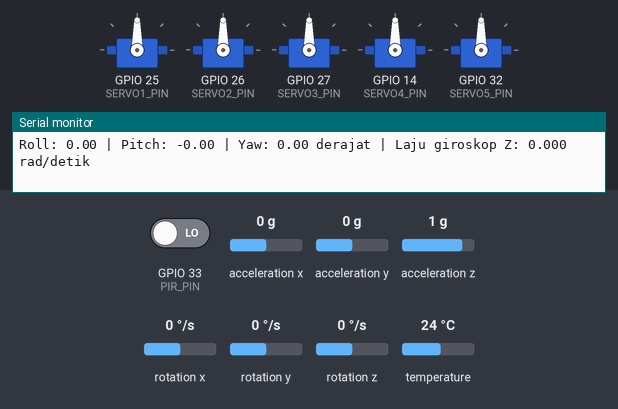
The sketch below on a simulated ESP32. Parts: 5 × servo, the last lines printed to the serial monitor. The inputs (shaded band) are chosen by the test bench; at power-on: rotation z 0 °/s, GPIO 33 (PIR_PIN) LOW, acceleration x 0 g, acceleration y 0 g, acceleration z 1 g, rotation x 0 °/s, rotation y 0 °/s, temperature 24 °C.

Above: at 2.6 s.
2.7 s: rotation z set to -192 °/s
At 3.7 s:
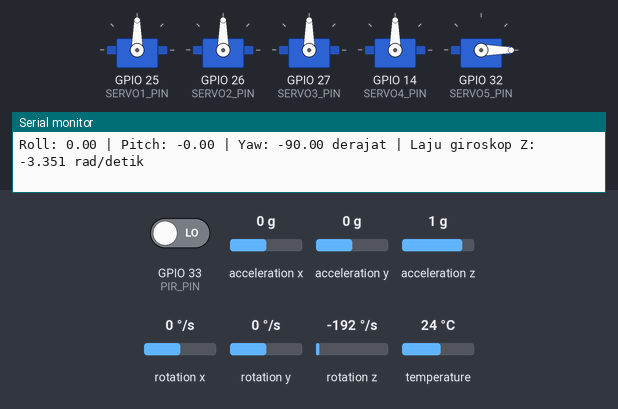
4.6 s: GPIO 33 (PIR_PIN) driven HIGH
At 5.1 s:
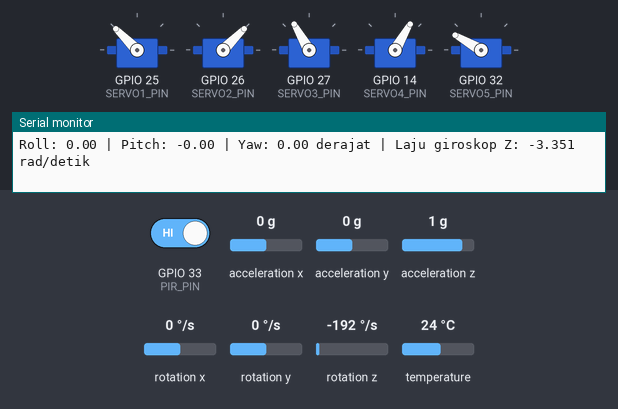
7.0 s: rotation z set to 100 °/s
At 9.7 s:
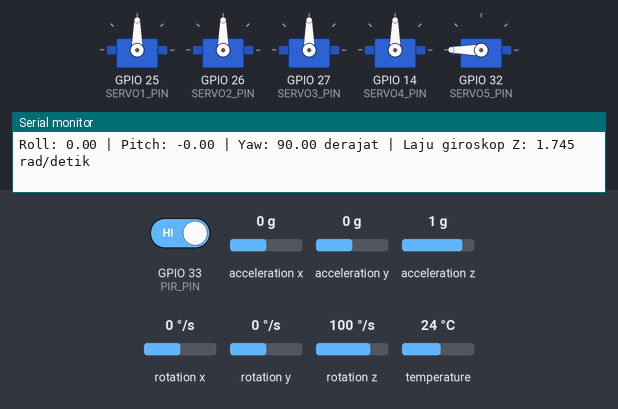
10.0 s: acceleration x set to -1.4 g
At 10.7 s:
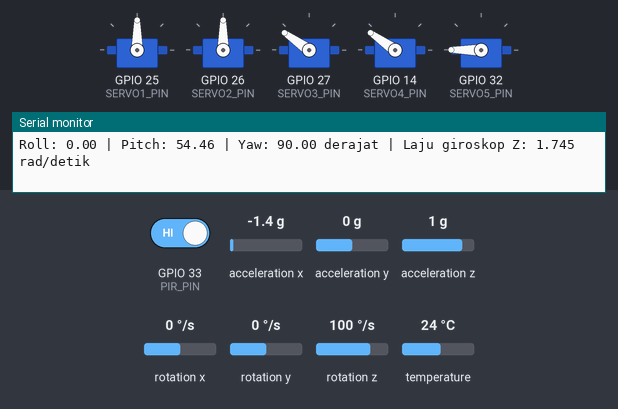
11.5 s: acceleration y set to -1.4 g
At 12.6 s:
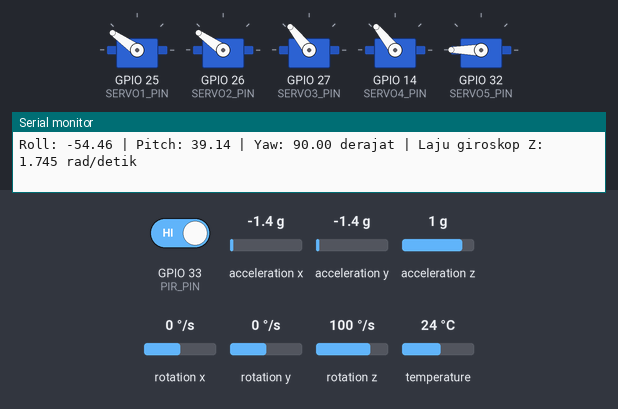
13.0 s: acceleration z set to -1.4 g
At 13.8 s:
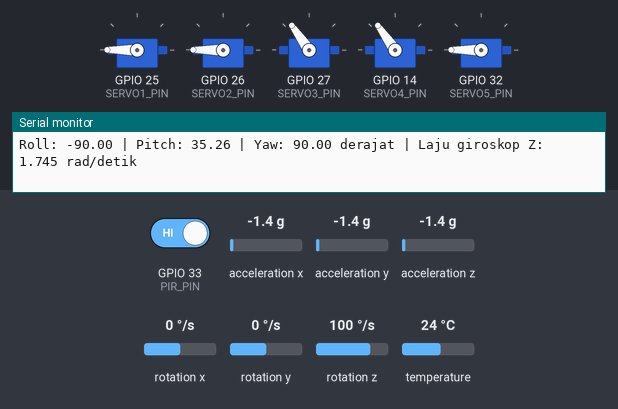
Timing chart, 0 to 15.5 s (numbered marks = the images above; inputs shaded):
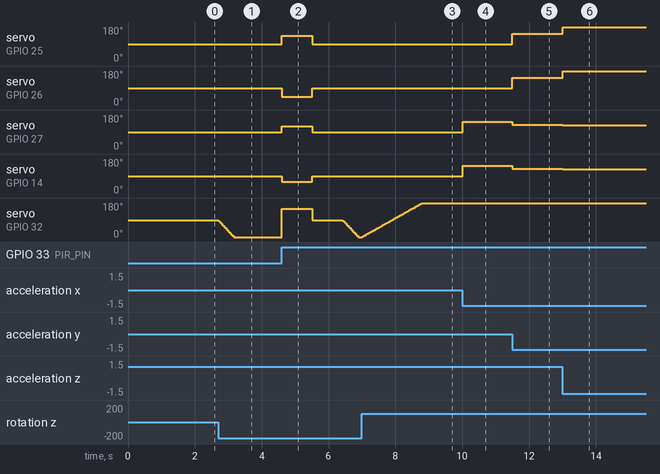

The sketch:

Muhammad-Edgar-Caesarryza-P_26583061PA24470_MagangGMRT_Day3.ino
```cpp
/*
  Muhammad Edgar Caesarryza
  NIM: 26/583061/PA/24470

  Studi Kasus Magang Hari 3 - Servo Pengikut Sumbu dan Deteksi Gerakan

  TUJUAN
  ESP32 membaca orientasi dari MPU6050, menggerakkan lima servo, dan
  menjalankan pose sementara ketika PIR mendeteksi gerakan. MPU6050 digunakan
  sebagai pengganti BNO055 untuk simulasi ini.

  KONEKSI
  MPU6050: SDA GPIO21, SCL GPIO22
  PIR:     OUT GPIO33
  Servo:   1 GPIO25, 2 GPIO26, 3 GPIO27, 4 GPIO14, 5 GPIO32

  ALUR KERJA
  1. Saat startup, sketch mengambil 200 sampel sensor untuk menghitung titik
     nol roll/pitch dan bias giroskop Z. Kalibrasi memerlukan sensor rata dan
     diam.
  2. Roll dan pitch dihitung dari akselerometer relatif terhadap titik nol.
     Servo 1-2 mengikuti kebalikan roll; Servo 3-4 mengikuti pitch.
  3. Yaw dihitung dengan mengintegrasikan laju giroskop Z ke sudut. Jika laju
     berada di bawah ambang gerak, sketch menunggu 1 detik lalu mengembalikan
     Servo 5 ke nol.
  4. Tepi naik PIR (LOW ke HIGH) memulai pose khusus selama 900 ms, kemudian
     semua servo ditahan di posisi nol selama 900 ms sebelum kendali sensor
     dilanjutkan.

  ASUMSI DAN BATASAN
  - Output PIR aktif HIGH dan menghasilkan level LOW kembali sebelum deteksi
    baru dapat dimulai.
  - Akselerometer terutama mengukur gravitasi; percepatan translasi dapat
    memengaruhi perkiraan roll/pitch.
  - MPU6050 tidak memiliki magnetometer. Yaw adalah estimasi relatif dan dapat
    mengalami drift; nilai nol bukan arah utara atau heading absolut.
  - Rentang pulsa servo diasumsikan 1000-2000 mikrodetik untuk sudut -90..+90.
    Servo atau mekanisme berbeda mungkin memerlukan kalibrasi pulsa mekanis.
  - Servo 1 dan 2 menerima perintah yang sama. Pasang keduanya bercermin jika
    mekanisme memerlukan arah gerak fisik yang berlawanan.
  - Pesan PWM Kasus Uji 1 dicetak sekali saat sudut berada dalam toleransi
    ±1.5 derajat.

  Untuk penjelasan pin, parameter, cara uji, dan detail keterbatasan, lihat
  README.md.
*/

#include <Wire.h>
#include <Adafruit_Sensor.h>
#include <Adafruit_MPU6050.h>
#include <ESP32Servo.h>
#include <math.h>

#define SERVO1_PIN 25
#define SERVO2_PIN 26
#define SERVO3_PIN 27
#define SERVO4_PIN 14
#define SERVO5_PIN 32
#define PIR_PIN 33

#define SDA_PIN 21
#define SCL_PIN 22

// Parameter utama pengendali. Sudut internal menggunakan derajat.
const float SERVO_ANGLE_LIMIT = 90.0f;
const float YAW_RATE_THRESHOLD_RAD_S = 0.04f;
const float RAD_TO_DEGREES = 57.2957795f;
const float TEST_ANGLE_TOLERANCE_DEG = 1.5f;
const unsigned long SENSOR_PERIOD_MS = 20;
const unsigned long DEBUG_PERIOD_MS = 250;
const unsigned long YAW_HOME_DELAY_MS = 1000;
const unsigned long PIR_CUSTOM_DURATION_MS = 900;
const unsigned long PIR_RETURN_DURATION_MS = 900;
const unsigned int CALIBRATION_SAMPLES = 200;
const unsigned long CALIBRATION_SAMPLE_DELAY_MS = 5;

Adafruit_MPU6050 mpu;
Servo servo1;
Servo servo2;
Servo servo3;
Servo servo4;
Servo servo5;

float rollOffset = 0.0f;
float pitchOffset = 0.0f;
float gyroZBias = 0.0f;
float currentRoll = 0.0f;
float currentPitch = 0.0f;
float currentYaw = 0.0f;
float yawRateZ = 0.0f;

unsigned long lastSensorTimeMs = 0;
unsigned long lastDebugTimeMs = 0;
unsigned long yawStopTimeMs = 0;
unsigned long pirSequenceStartMs = 0;

bool pirInputWasHigh = false;
bool caseTestPrinted = false;

// State yaw memisahkan kondisi bergerak, menunggu, dan kembali ke nol.
enum YawState
{
  YAW_IDLE,
  YAW_MOVING,
  YAW_WAITING_TO_HOME
};

enum PirState
{
  PIR_IDLE,
  PIR_CUSTOM_POSE,
  PIR_RETURN_HOME
};

YawState yawState = YAW_IDLE;
PirState pirState = PIR_IDLE;

// Membatasi perintah agar servo tidak menerima sudut di luar rentang program.
float clampAngle(float angle)
{
  return constrain(angle, -SERVO_ANGLE_LIMIT, SERVO_ANGLE_LIMIT);
}

int angleToPwmMicroseconds(float angle)
{
  // Pemetaan linear: -90 derajat = 1000 us, 0 = 1500 us, +90 = 2000 us.
  const float limitedAngle = clampAngle(angle);
  const float pulseWidth =
      1000.0f + ((limitedAngle + 90.0f) * (1000.0f / 180.0f));
  return constrain((int)lroundf(pulseWidth), 1000, 2000);
}

void setServoToAngle(Servo &servo, float angle)
{
  servo.writeMicroseconds(angleToPwmMicroseconds(angle));
}

// Menghubungkan servo dengan rentang pulsa yang digunakan oleh pemetaan sudut.
void attachServos()
{
  servo1.attach(SERVO1_PIN, 1000, 2000);
  servo2.attach(SERVO2_PIN, 1000, 2000);
  servo3.attach(SERVO3_PIN, 1000, 2000);
  servo4.attach(SERVO4_PIN, 1000, 2000);
  servo5.attach(SERVO5_PIN, 1000, 2000);
}

void homeAllServos()
{
  setServoToAngle(servo1, 0.0f);
  setServoToAngle(servo2, 0.0f);
  setServoToAngle(servo3, 0.0f);
  setServoToAngle(servo4, 0.0f);
  setServoToAngle(servo5, 0.0f);
}

void setCustomPirPose()
{
  // Pose PIR: masing-masing servo menerima sudut yang ditentukan di sini.
  setServoToAngle(servo1, 45.0f);
  setServoToAngle(servo2, -45.0f);
  setServoToAngle(servo3, 30.0f);
  setServoToAngle(servo4, -30.0f);
  setServoToAngle(servo5, 60.0f);
}

// Menghitung roll dalam derajat dari komponen akselerasi Y dan Z.
float calculateRoll(float ay, float az)
{
  return atan2f(ay, az) * RAD_TO_DEGREES;
}

// Menghitung pitch dalam derajat dari komponen akselerasi X, Y, dan Z.
float calculatePitch(float ax, float ay, float az)
{
  return atan2f(-ax, sqrtf((ay * ay) + (az * az))) * RAD_TO_DEGREES;
}

// Mengambil rata-rata awal untuk mengurangi offset pemasangan dan bias gyro.
void calibrateMpu6050()
{
  float rollTotal = 0.0f;
  float pitchTotal = 0.0f;
  float gyroZTotal = 0.0f;

  Serial.println("Kalibrasi: jaga MPU6050 tetap rata dan diam.");

  for (unsigned int sample = 0; sample < CALIBRATION_SAMPLES; ++sample)
  {
    sensors_event_t accel;
    sensors_event_t gyro;
    sensors_event_t temperature;

    mpu.getEvent(&accel, &gyro, &temperature);

    rollTotal += calculateRoll(
        accel.acceleration.y,
        accel.acceleration.z);
    pitchTotal += calculatePitch(
        accel.acceleration.x,
        accel.acceleration.y,
        accel.acceleration.z);
    gyroZTotal += gyro.gyro.z;

    delay(CALIBRATION_SAMPLE_DELAY_MS);
  }

  rollOffset = rollTotal / CALIBRATION_SAMPLES;
  pitchOffset = pitchTotal / CALIBRATION_SAMPLES;
  gyroZBias = gyroZTotal / CALIBRATION_SAMPLES;

  Serial.println("Kalibrasi selesai.");
}

// Membaca satu sampel, memperbarui roll/pitch, dan mengintegrasikan yaw.
// Gyro dari library memakai rad/s; hasil integrasi disimpan dalam derajat.
void readMpu6050(float deltaTimeSeconds)
{
  sensors_event_t accel;
  sensors_event_t gyro;
  sensors_event_t temperature;

  mpu.getEvent(&accel, &gyro, &temperature);

  const float ax = accel.acceleration.x;
  const float ay = accel.acceleration.y;
  const float az = accel.acceleration.z;

  currentRoll = clampAngle(calculateRoll(ay, az) - rollOffset);
  currentPitch = clampAngle(calculatePitch(ax, ay, az) - pitchOffset);
  yawRateZ = gyro.gyro.z - gyroZBias;

  if (fabsf(yawRateZ) < YAW_RATE_THRESHOLD_RAD_S)
  {
    yawRateZ = 0.0f;
  }

  if (pirState == PIR_IDLE && yawRateZ != 0.0f)
  {
    currentYaw = clampAngle(
        currentYaw + yawRateZ * RAD_TO_DEGREES * deltaTimeSeconds);
    yawState = YAW_MOVING;
    yawStopTimeMs = millis();
  }
  else if (pirState == PIR_IDLE && yawState == YAW_MOVING)
  {
    yawState = YAW_WAITING_TO_HOME;
    yawStopTimeMs = millis();
  }
  else if (pirState == PIR_IDLE &&
           yawState == YAW_WAITING_TO_HOME &&
           millis() - yawStopTimeMs >= YAW_HOME_DELAY_MS)
  {
    currentYaw = 0.0f;
    yawState = YAW_IDLE;
  }
}

// Memulai urutan PIR hanya pada tepi naik agar level HIGH tidak memicu berulang.
void handlePirTrigger(unsigned long nowMs)
{
  const bool pirIsHigh = digitalRead(PIR_PIN) == HIGH;

  if (pirIsHigh && !pirInputWasHigh && pirState == PIR_IDLE)
  {
    pirState = PIR_CUSTOM_POSE;
    pirSequenceStartMs = nowMs;
    currentYaw = 0.0f;
    yawState = YAW_IDLE;
    Serial.println("Gerakan terdeteksi: menjalankan pose khusus, lalu kembali ke posisi awal.");
  }

  pirInputWasHigh = pirIsHigh;
}

// Menjalankan pose khusus dan posisi nol tanpa menghentikan loop dengan delay.
void updatePirSequence(unsigned long nowMs)
{
  if (pirState == PIR_CUSTOM_POSE)
  {
    if (nowMs - pirSequenceStartMs < PIR_CUSTOM_DURATION_MS)
    {
      setCustomPirPose();
    }
    else
    {
      pirState = PIR_RETURN_HOME;
      pirSequenceStartMs = nowMs;
      homeAllServos();
    }
  }
  else if (pirState == PIR_RETURN_HOME)
  {
    homeAllServos();

    if (nowMs - pirSequenceStartMs >= PIR_RETURN_DURATION_MS)
    {
      pirState = PIR_IDLE;
      currentYaw = 0.0f;
      yawState = YAW_IDLE;
      Serial.println("Urutan PIR selesai: kendali sensor dilanjutkan.");
    }
  }
}

// Mengubah nilai sensor menjadi perintah untuk masing-masing kelompok servo.
void applySensorDrivenMotion()
{
  const float rollTarget = -currentRoll;
  const float pitchTarget = currentPitch;

  setServoToAngle(servo1, rollTarget);
  setServoToAngle(servo2, rollTarget);
  setServoToAngle(servo3, pitchTarget);
  setServoToAngle(servo4, pitchTarget);
  setServoToAngle(servo5, currentYaw);
}

// Menampilkan PWM nominal saat input Kasus Uji 1 terdeteksi dalam toleransi.
void printRollPitchCaseTest()
{
  if (caseTestPrinted ||
      pirState != PIR_IDLE ||
      fabsf(currentRoll - 30.0f) > TEST_ANGLE_TOLERANCE_DEG ||
      fabsf(currentPitch + 20.0f) > TEST_ANGLE_TOLERANCE_DEG)
  {
    return;
  }

  const float servo1Angle = -currentRoll;
  const float servo2Angle = -currentRoll;
  const float servo3Angle = currentPitch;
  const float servo4Angle = currentPitch;

  Serial.printf(
      "Kasus Uji 1: Roll %.2f derajat, Pitch %.2f derajat\n",
      currentRoll,
      currentPitch);
  Serial.printf("Servo 1 = %d mikrodetik\n", angleToPwmMicroseconds(servo1Angle));
  Serial.printf("Servo 2 = %d mikrodetik\n", angleToPwmMicroseconds(servo2Angle));
  Serial.printf("Servo 3 = %d mikrodetik\n", angleToPwmMicroseconds(servo3Angle));
  Serial.printf("Servo 4 = %d mikrodetik\n", angleToPwmMicroseconds(servo4Angle));
  caseTestPrinted = true;
}

// Mengirim telemetri berkala ke Serial Monitor.
void printSensorDebug(unsigned long nowMs)
{
  if (nowMs - lastDebugTimeMs < DEBUG_PERIOD_MS)
  {
    return;
  }

  lastDebugTimeMs = nowMs;
  Serial.printf(
      "Roll: %.2f | Pitch: %.2f | Yaw: %.2f derajat | Laju giroskop Z: %.3f rad/detik\n",
      currentRoll,
      currentPitch,
      currentYaw,
      yawRateZ);
}

void setup()
{
  Serial.begin(115200);
  Wire.begin(SDA_PIN, SCL_PIN);
  pinMode(PIR_PIN, INPUT);

  if (!mpu.begin())
  {
    Serial.println("MPU6050 tidak terdeteksi. Periksa koneksi I2C.");
    while (true)
    {
      delay(1000);
    }
  }

  mpu.setAccelerometerRange(MPU6050_RANGE_8_G);
  mpu.setGyroRange(MPU6050_RANGE_500_DEG);
  mpu.setFilterBandwidth(MPU6050_BAND_21_HZ);

  calibrateMpu6050();
  attachServos();
  homeAllServos();
  lastSensorTimeMs = millis();
}

void loop()
{
  const unsigned long nowMs = millis();

  // Membatasi laju pembacaan sensor tanpa delay yang menghentikan state machine.
  if (nowMs - lastSensorTimeMs < SENSOR_PERIOD_MS)
  {
    return;
  }

  const float deltaTimeSeconds =
      (nowMs - lastSensorTimeMs) / 1000.0f;
  lastSensorTimeMs = nowMs;

  readMpu6050(deltaTimeSeconds);
  handlePirTrigger(nowMs);

  if (pirState == PIR_IDLE)
  {
    applySensorDrivenMotion();
    printRollPitchCaseTest();
  }
  else
  {
    updatePirSequence(nowMs);
  }

  printSensorDebug(nowMs);
}
```

Measured:
- after the input at 2.7 s, servo on GPIO 32 (SERVO5_PIN): moves from 90° to 0° over 0.46 s, starting at once
- after the input at 4.6 s, servo on GPIO 25 (SERVO1_PIN): 90° → 135° at once, → 90° 0.90 s later; servo on GPIO 26 (SERVO2_PIN): 90° → 45° at once, → 90° 0.90 s later; servo on GPIO 27 (SERVO3_PIN): 90° → 120° at once, → 90° 0.90 s later; servo on GPIO 14 (SERVO4_PIN): 90° → 60° at once, → 90° 0.90 s later
- after the input at 7.0 s, servo on GPIO 32 (SERVO5_PIN): moves from 0° to 180° over 1.8 s, starting at once
- after the input at 10.0 s, servo on GPIO 27 (SERVO3_PIN), servo on GPIO 14 (SERVO4_PIN): 90° → 145° at once
- after the input at 11.5 s, servo on GPIO 25 (SERVO1_PIN), servo on GPIO 26 (SERVO2_PIN): 90° → 145° at once; servo on GPIO 27 (SERVO3_PIN), servo on GPIO 14 (SERVO4_PIN): 145° → 129° at once
- after the input at 13.0 s, servo on GPIO 25 (SERVO1_PIN), servo on GPIO 26 (SERVO2_PIN): 145° → 180° at once; servo on GPIO 27 (SERVO3_PIN), servo on GPIO 14 (SERVO4_PIN): 129° → 125° at once
